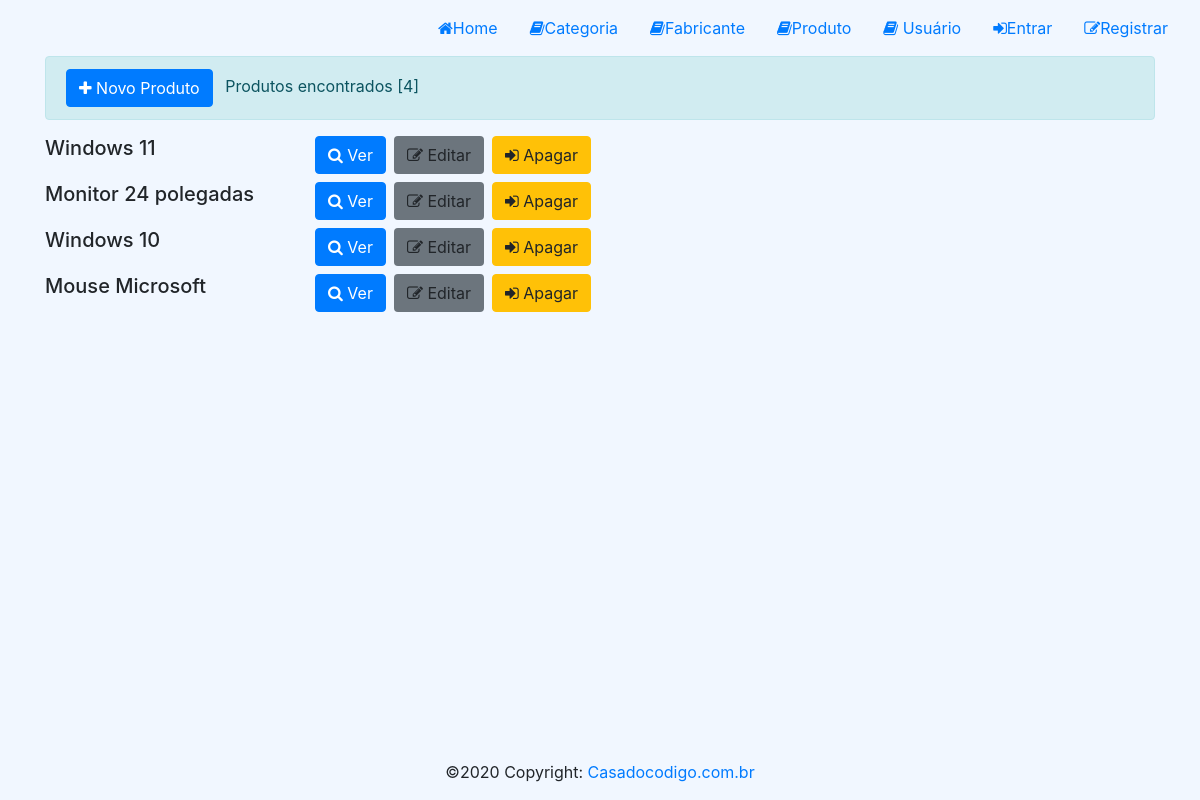
The app's page /produto/, older data.
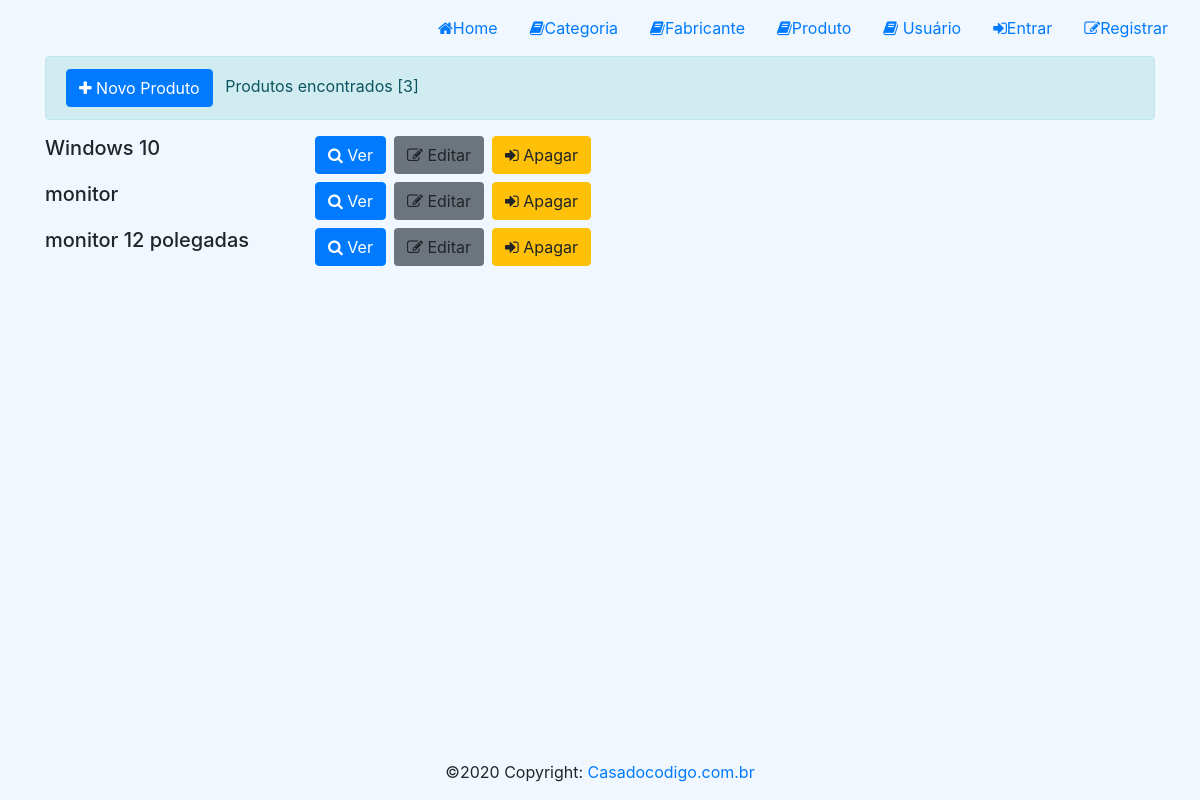
The same page, newer data.
### loja/models/Produto.py (models this page shows, shortened)
class Produto(models.Model):
    Produto = models.CharField(null=False, max_length=100)
    destaque = models.BooleanField(default=True)
    promocao = models.BooleanField(default=True)
    msgPromocao = models.CharField(null=True, max_length=100, blank=True)
    preco = models.DecimalField(max_digits=8, decimal_places=2)
    categoria = models.ForeignKey(Categoria, null=True, related_name='categoria', on_delete=models.SET_NULL)
    fabricante = models.ForeignKey(Fabricante, null=True, related_name='fabricante', on_delete=models.SET_NULL)
    criado_em = models.DateTimeField(auto_now_add=True)
    alterado_em = models.DateTimeField(auto_now=True)
    image = models.ImageField(null=True, blank=True)

### loja/views/ProdutoView.py (the view, shortened to what this page needs)
def list_produto_view(request, id=None):
  produto = request.GET.get("produto")
  destaque = request.GET.get("destaque")
  promocao = request.GET.get("promocao")
  categoria = request.GET.get("categoria")
  fabricante = request.GET.get("fabricante")
  dias = request.GET.get("dias")
  produtos = Produto.objects.all()
  if produto is not None:
    produtos = produtos.filter(Produto__contains=produto )
  if promocao is not None:
    produtos = produtos.filter(promocao=promocao)
  if destaque is not None:
    produtos = produtos.filter(destaque=destaque)
  if categoria is not None:
    produtos = produtos.filter(categoria__Categoria=categoria)
  if fabricante is not None:
    produtos = produtos.filter(fabricante__Fabricante=fabricante)
  if id is not None:
    produtos = produtos.filter(id=id)
    now = timezone.now()
    now = now - timedelta(days = int(dias))
    produtos = produtos.filter(criado_em__gte=now)
  context = {'produtos': produtos}
  return render(request, template_name='produto/produto.html', context=context, status=200)

### loja/Templates/produto/produto.html (shortened to what this page needs)
{% extends "base.html" %}
{% load static %}
{% block styles %}
    <link rel="stylesheet" href="{% static 'css/home.css' %}">
{% endblock %}
{% block content %}
<div id="content">
    <div class="container">
        <div class="alert alert-info">
            <a href={% url 'create_produto' %} class="btn btn-primary mr-2"> <i class="fa fa-plus"></i> Novo Produto</a>
            Produtos encontrados [{{ produtos |   length }}]
        </div>
        {% for prod in produtos %}
            <div class="row">
                <h5 class="col-md-3">{{prod.Produto}}</h5>
                <a href={% url 'details_produto' prod.id %} class="btn btn-primary mb-2 mr-2"><i class="fa fa-search"></i> Ver</a>
                <a href={% url 'edit_produto' prod.id %} class="btn bg-secondary mb-2 mr-2"><i class="fa fa-edit"></i> Editar</a>
                <a href={% url 'delete_produto' prod.id %} class="btn btn-warning mb-2"><i class="fa fa-sign-in"></i> Apagar</a>
            </div>
        {% endfor %}
    </div>
</div>
{% endblock %}

Row changes from the older to the newer data that the page shows:
removed Produto: Produto "Windows 11"
removed Produto: Produto "Monitor 24 polegadas"
changed Produto: Produto "Mouse Microsoft" → "monitor"
added Produto: Produto "monitor 12 polegadas"
Text that changed along with them:
{{ produtos |   length }}: "4" → "3"
